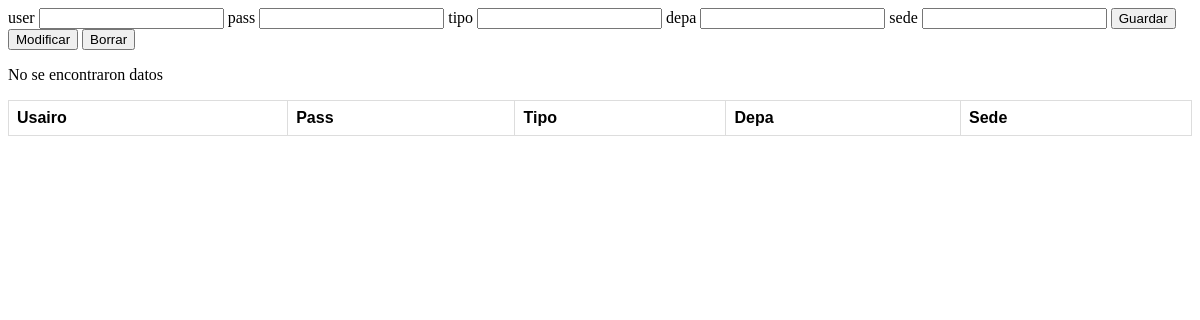
Page /pruebasUsu.php on the earlier database version.
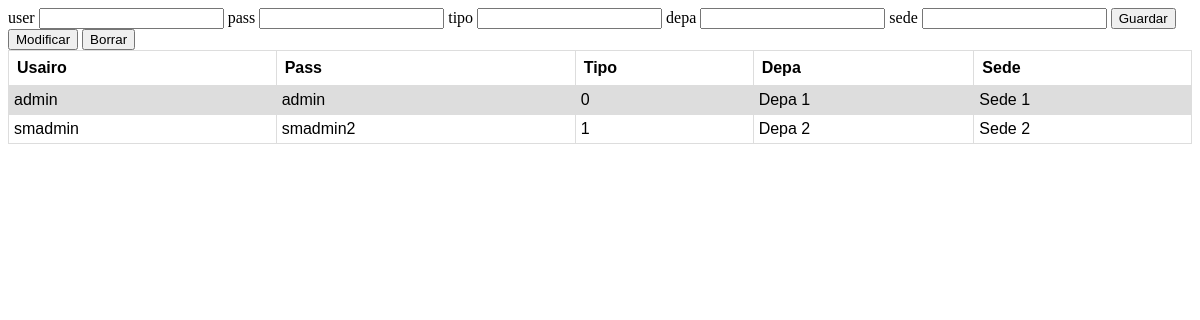
Same page on the later database version.
### tables this page shows
CREATE TABLE `usuario` (
  `usu_user` varchar(30) NOT NULL,
  `usu_pass` varchar(30) NOT NULL,
  `usu_tipo` tinyint(1) NOT NULL,
  `usu_depa` varchar(30) NOT NULL,
  `usu_sede` varchar(30) NOT NULL
);

### php/funcionesUsuario.php (the view, shortened to what this page needs)
<?php
include ("datos.php");
function conecatarBase(){
    global $host, $usuario, $clave, $base;
    if ($conexion = new mysqli($host,$usuario,$clave,$base)){
        return $conexion;
    }else{
        return false;
    }
}
function tablaUsu($datos){
    while($fila = $datos->fetch_object()){
        echo "<tr>";
        echo "<td>";
        echo $fila->usu_user;
        echo "</td>";
        echo "<td>";
        echo $fila->usu_pass;
        echo "</td>";
        echo "<td>";
        echo $fila->usu_tipo;
        echo "</td>";
        echo "<td>";
        echo $fila->usu_depa;
        echo "</td>";
        echo "<td>";
        echo $fila->usu_sede;
        echo "</td>";
        echo "</tr>";
    }
}
function cargarTablaUsu(){
    if($conexion=conecatarBase()){
    $sql= "SELECT * FROM usuario";
    $datos = $conexion->query($sql);
    if (mysqli_num_rows($datos)>0){
        tablaUsu($datos);
    } else {
        echo "<p>No se encontraron datos</p>";
    }
    }else {
        echo "<p>Servicio interrumpido</p>";
    }
}
?>

Differences in the rows shown:
added usuario: usu_user "admin", usu_pass "admin", usu_tipo "0", usu_depa "Depa 1", usu_sede "Sede 1"
added usuario: usu_user "smadmin", usu_pass "smadmin2", usu_tipo "1", usu_depa "Depa 2", usu_sede "Sede 2"
Other differences:
text no longer shown: "No se encontraron datos"
